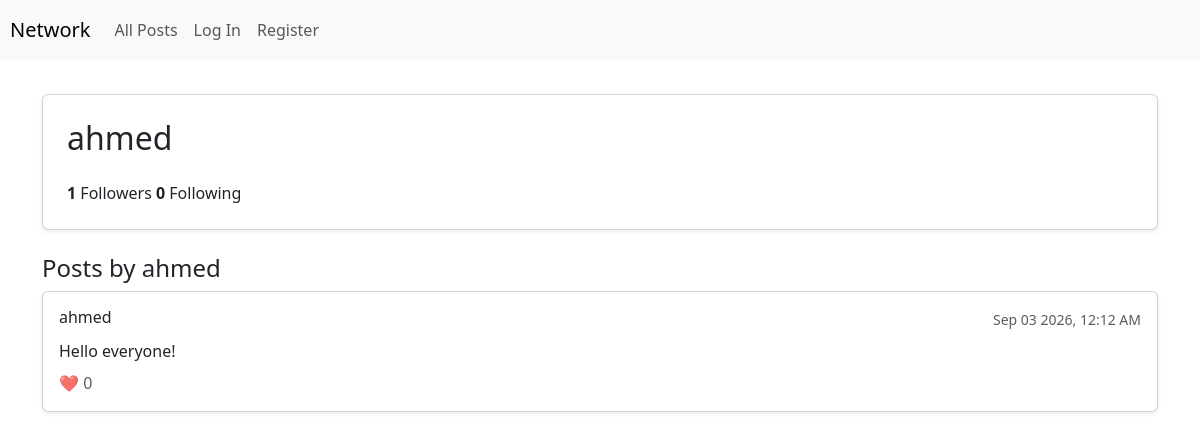
Page /profile/ahmed on the committed database.
### network/models.py (models this page shows, shortened)
class User(AbstractUser):
    pass

class Post(models.Model):
    user = models.ForeignKey(User, on_delete=models.CASCADE, related_name="posts")
    content = models.TextField(blank=False)
    timestamp = models.DateTimeField(auto_now_add=True)
    likes = models.ManyToManyField(User, blank=True, related_name="liked_posts")

### network/views.py (the view)
# urls.py: path("profile/<str:username>", views.profile, name="profile"),
def profile(request, username):
    profile_user = get_object_or_404(User, username=username)
    posts = profile_user.posts.all().order_by("-timestamp")
    is_following = False
    if request.user.is_authenticated and request.user != profile_user:
        is_following = Follow.objects.filter(user=request.user, following_user=profile_user).exists()
    followers_count = profile_user.followers.count()
    following_count = profile_user.following.count()
    return render(request, "network/profile.html", {
        "profile_user": profile_user,
        "posts": posts,
        "followers_count": followers_count,
        "following_count": following_count,
        "is_following": is_following,
    })

### network/templates/network/profile.html (shortened to what this page needs)
{% extends "network/layout.html" %}
{% block body %}
    <div class="container mt-4">
        <div class="card p-4 mb-4 shadow-sm">
            <div class="d-flex justify-content-between align-items-center">
                <h2>{{ profile_user.username }}</h2>
            </div>
            <div class="mt-3">
                <span class="mr-3"><strong>{{ followers_count }}</strong> Followers</span>
                <span><strong>{{ following_count }}</strong> Following</span>
            </div>
        </div>
        <h4>Posts by {{ profile_user.username }}</h4>
        <div class="posts-list">
            {% for post in posts %}
                <div class="card mb-3 p-3 shadow-sm">
                    <div class="d-flex justify-content-between align-items-center">
                        <h6 class="font-weight-bold mb-1">{{ post.user.username }}</h6>
                        <small class="text-muted">{{ post.timestamp|date:"M d Y, h:i A" }}</small>
                    </div>
                    <p class="mt-2 mb-2">{{ post.content }}</p>
                    <div class="text-muted">
                        ❤️ {{ post.likes.count }}
                    </div>
                </div>
            {% empty %}
                <p class="text-muted">No posts yet.</p>
            {% endfor %}
        </div>
    </div>
{% endblock %}

### rows in the picture
User: username "ahmed"
Post: user.username "ahmed", timestamp "Sep 03 2026, 12:12 AM", content "Hello everyone!", likes.count "0"

### other values in the picture
{{ followers_count }} "1"
{{ following_count }} "0"
